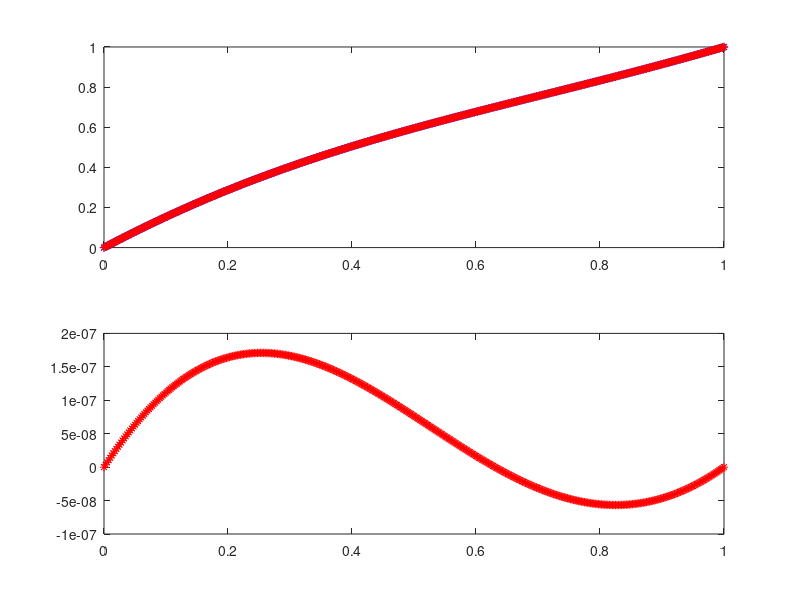

Write MATLAB code to recreate this figure.
clear

% number of points to use in approximation
N = 400;

D = zeros(N-1,N+1);

for k = 1:N-1
    D(k,k  ) =  1;
    D(k,k+1) = -2;
    D(k,k+2) =  1;
end

% forcing function
f = @(x) exp(-x.^2).*(4*x.^2-2);

% create the grid
x = linspace(0,1,N+1)';
h = x(2)-x(1);

% set the boundary conditions
a = 0;
b = 1;

% exact solution
qexact = exp(-x.^2) + (b - exp(-1) - a + 1).*x + (a-1);

% create solution vector
q = zeros(N+1,1);
q(1) = a;
q(N+1) = b; % q(end) = b;

% Create RHS vector
b = h^2*f(x(2:end-1)) - D*q;
q(2:end-1) = D(:,2:end-1) \ b;

subplot(2,1,1)
plot(x,q,'b*-',x,qexact,'r*-')

subplot(2,1,2)
plot(x,q-qexact,'r*-')






